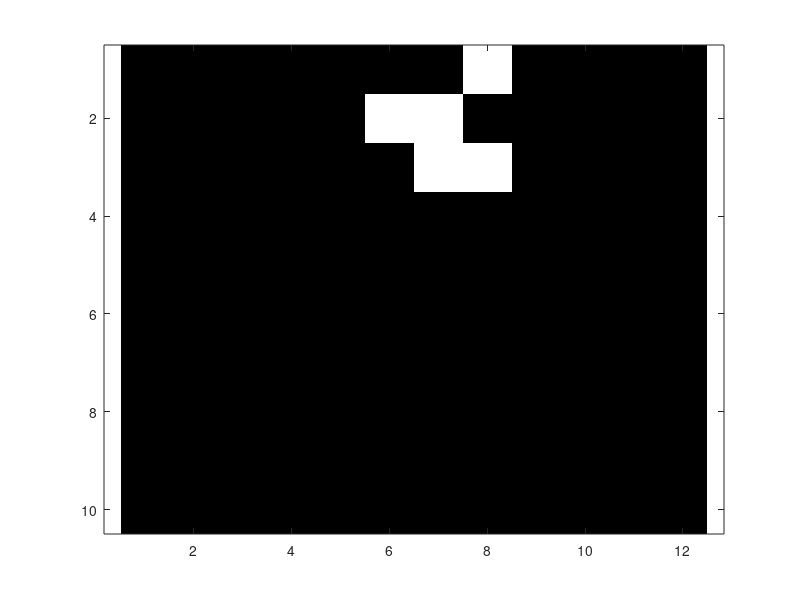

Write MATLAB code to recreate this figure.
n_row= 10;      % Dimensions of the 2-D lattice                     
n_column= 12;
steps=30;       % "steps" = number of steps,

% In the semiquantum GoL cell states are not a number, but a two-level vector: |\psi>=a\ket{1}+b\ket{0}=a\ket{alive}+b\ket{dead}
% Then, in the {|1>,|0>} basis, |\psi>=[a;b] : |a|^2 + |b|^2 =1.

for i= 1:n_row        % Fill the grid with death cells.
  for j = 1:n_column
    grid(i,j,1)=0;    % grid(i,j,1) = a (|1> state coef.)
    grid(i,j,2)=1;    % grid(i,j,2) = b (|0> state coef.)
  endfor
endfor

% Initial condition Example 1: Glider. Useful to check PBCs.
grid(4,2,1)=grid(5,2,1)=grid(5,4,1)=grid(6,2,1)=grid(6,3,1)=1;
grid(4,2,2)=grid(5,2,2)=grid(5,4,2)=grid(6,2,2)=grid(6,3,2)=0;

% Initial condition Example 2: "Tetromino" that becomes a "beehive" (stable figure)
%grid(4,4,1)=grid(5,4,1)=grid(5,5,1)=grid(5,6,1)=1;
%grid(4,4,2)=grid(5,4,2)=grid(5,5,2)=grid(5,6,2)=0;

% Initial condition Example 3: "Tetromino" that after the tenth generation becomes gour isolated (...)
  % (...) periodical blinkers. Each of them constitutes the so-called "traffic lights" periodical shape.
%grid(4,5,1)=grid(5,4,1)=grid(5,5,1)=grid(5,6,1)=1;
%grid(4,5,1)=grid(5,4,1)=grid(5,5,1)=grid(5,6,1)=1;


disp(['Grid, in the following  ', num2str(steps),'  steps'])

% --------------------------  INITIAL CONDITION DISPLAY  ---------------------------------                            
  colormap gray;       % Image traversing black to white in shades of gray.
  imagesc(grid(:,:,1));   % Only diplay |1> coef.) 
  axis equal tight     % To keep the square shape
  drawnow              
  pause(0.1)           % Pauses the GIF for (argument) seconds

% ----------------------------------  MAIN PROGRAM  -------------------------------------  
for t=1:steps
% grid at time t + 1 = "grid_next"; grid at the previous generation or time t = "grid".
 grid_next=grid;   % No-cloning theorem forbids this. Hence, synchronous application of GoL rules is NOT realizable in a QC!

 for i= 1:size(grid,1)    % size(grid,1)=n_row
   for j= 1:size(grid,2)  % size(grid,2)=n_column
      % x = counter of Moore neighbors's "health" = \sum_{i=1}^8 a_i = a_M/e^{i\phi}, with PBCs
      x= grid([mod((i+1)-1,size(grid,1))+1],j,1) + grid([mod((i-1)-1,size(grid,1))+1],j,1) ...         
        +grid(i,[mod((j+1)-1,size(grid,2))+1],1) + grid(i,[mod((j-1)-1,size(grid,2))+1],1) ...
        +grid([mod((i+1)-1,size(grid,1))+1],[mod((j+1)-1,size(grid,2))+1],1) ...
        +grid([mod((i+1)-1,size(grid,1))+1],[mod((j-1)-1,size(grid,2))+1],1) ...
        +grid([mod((i-1)-1,size(grid,1))+1],[mod((j+1)-1,size(grid,2))+1],1) ...
        +grid([mod((i-1)-1,size(grid,1))+1],[mod((j-1)-1,size(grid,2))+1],1);
    
     B=[1,1; 0,0]/[grid(i,j,1)+grid(i,j,2)]; % Birth operator
     D=[0,0; 1,1]/[grid(i,j,1)+grid(i,j,2)]; % Death operator
     S=[1,0; 0,1];                           % Survival op.
    
     if (0<=x) && (x<=1)
      G=D;
     endif
     if (1<x) && (x<=2)
      G=(sqrt(2)+1)*(2-x)*D+(x-1)*S;
     endif
     if (2<x) && (x<=3)
      G=(sqrt(2)+1)*(3-x)*S+(x-2)*B;
     endif
     if (3<x) && (x<=4)
      G=(sqrt(2)+1)*(4-x)*B+(x-3)*D;
     endif
     if (x>4)
      G=D;
     endif
     
     cell_next=G*[grid(i,j,1); grid(i,j,2)]; % Apply the rules.
     % Resulting grid, where cell_next=[cell_next(1,1); cell_next(2,1)]
     grid_next(i,j,1)=cell_next(1,1); grid_next(i,j,2)=cell_next(2,1);
        
   endfor % end the loop of column index "j".                 
 endfor  % end the loop of row index "i".

% ----------------------------------  DISPLAY -------------------------------------------                 
  colormap gray;       
  imagesc(grid(:,:,1));
  axis equal tight     
  drawnow                    
  pause(0.1)  

 grid=grid_next;   % Resulting grid becomes the reference one in the next time step.
                    
endfor  % end the cycle relative to the number of time steps ("t").